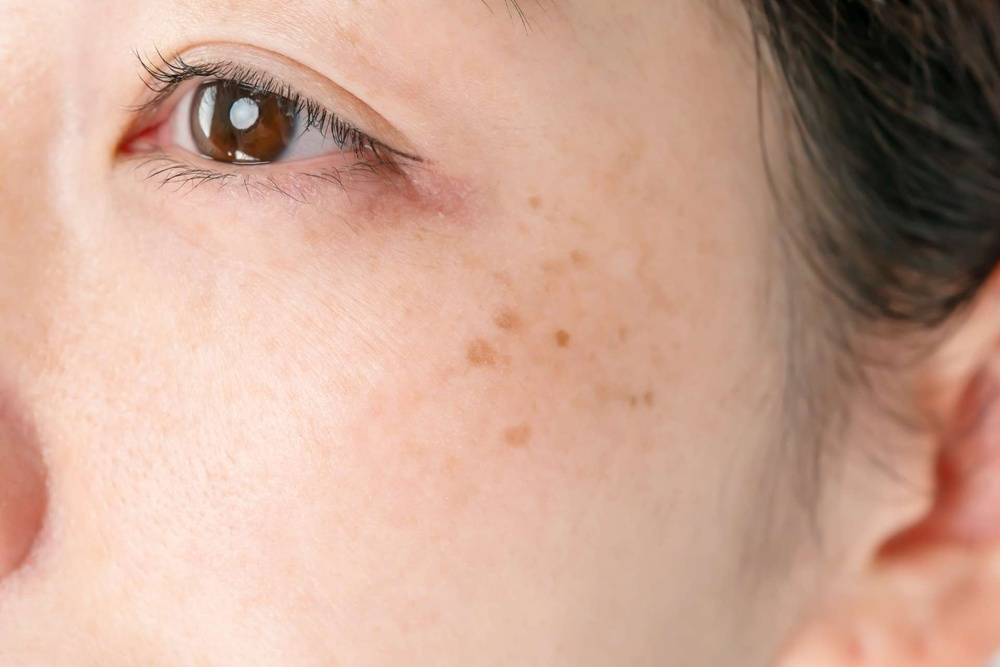
#> input picture data/pigmentation/mild/hyperpigmentation mild.1.jpeg, 1000 x 667 px, shrunk from 1920 x 1280 before the run, found by its file name
$ python calibrate.py
#> lines starting #> are read from the running program, lines starting #| are printed output that depends on the picture
import os
import numpy as np
from PIL import Image
import json

def calculate_average(folder_path):
#> called with folder_path = 'data/dryness/mild'
    values = []
    for filename in os.listdir(folder_path):
        if filename.lower().endswith(('.png', '.jpg', '.jpeg')):
            image_path = os.path.join(folder_path, filename)
            image = Image.open(image_path).convert('L')  # escala de grises
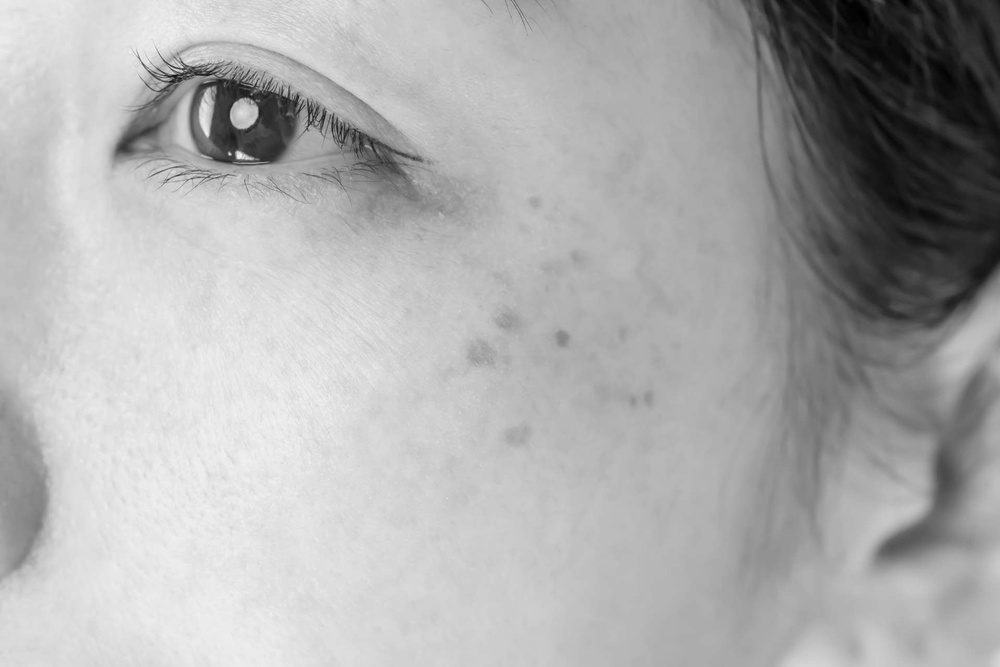
#> image: PIL image 1000x667 L; min 0, max 248, mean 172.6
            array = np.array(image) / 255.0  # normalizar
            values.append(np.mean(array))
    return round(float(np.mean(values)), 4) if values else 0.0

def generate_calibration(data_dir='data'):
    calibration = {}
    for parameter in os.listdir(data_dir):
        param_path = os.path.join(data_dir, parameter)
        if os.path.isdir(param_path):
            mild_path = os.path.join(param_path, 'mild')
            severe_path = os.path.join(param_path, 'severe')
            calibration[parameter] = {
                'mild': calculate_average(mild_path),
                'severe': calculate_average(severe_path)
            }
    with open('calibration.json', 'w') as f:
        json.dump(calibration, f, indent=4)
    print("✅ calibration.json generado con éxito.")

if __name__ == "__main__":
    generate_calibration()
